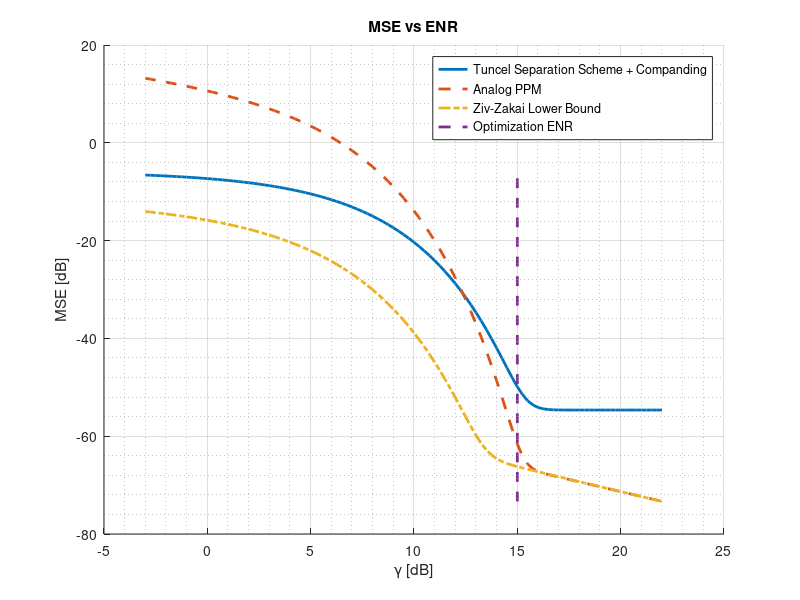
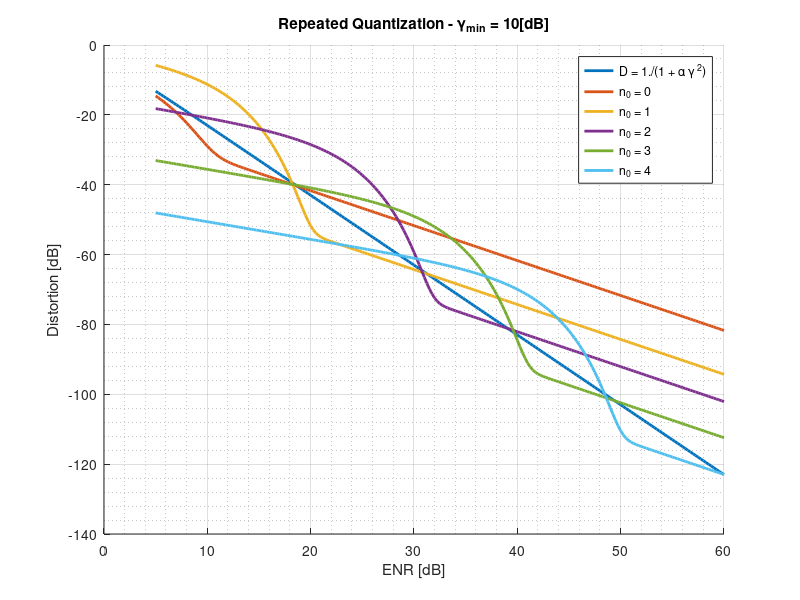
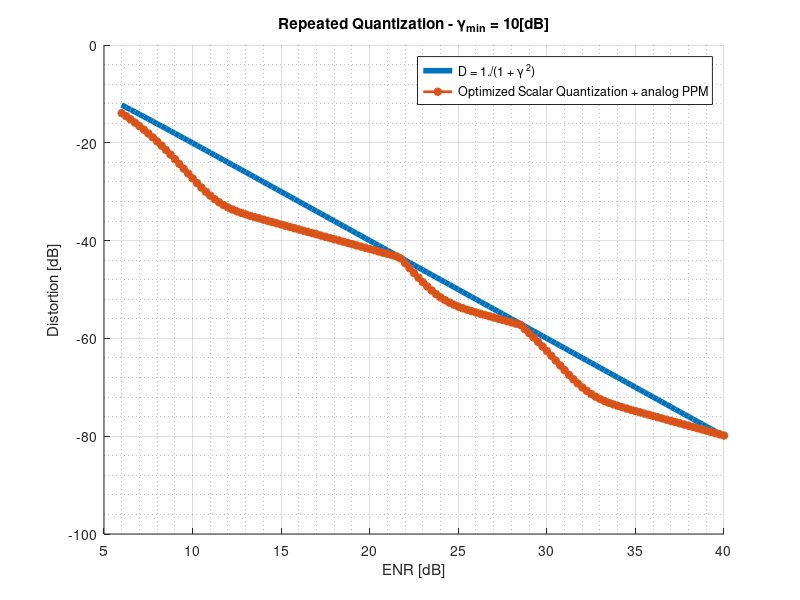

Write the MATLAB code that produced these figures, in order.
% close all;
% clear all; clc;

% Infinite BW JSCC schemes

ENR_min = 15;
ENR_min_lin = 10^(ENR_min/10);
ENR = -3:0.25:22;
ENR_lin = 10.^(ENR/10);

% Analog PPM
c_opt = ((144/pi^2) * sqrt(2*pi*ENR_min_lin)/(1 + 2*ENR_min_lin))^(1/3);
beta = c_opt * exp(ENR_min_lin / 6);
MSE_Anlog = 12./(pi^2 * beta^2 * (1 + 2*ENR_lin)) + (1/6) * ((beta - 1)./sqrt(2*pi*ENR_lin)) .* exp(-ENR_lin / 2);

% Tuncel optimal + compander
beta = 0.1385; c = 0.8281;
dx = 1e-5;
x = -0.5:dx:0.5;
lambda = 1./(6^(1/3) * c^(2/3) * (2*c*(x.^2) + beta).^(1/3));
lambda = lambda/sum(lambda*dx);
int1 = sum(lambda.*(x.^2)*dx);
int2 = sum(dx./(lambda.^2));
MSE_Tuncel = exp(-ENR_lin/3)*(c/6 + 2*c*int1) + int2 * exp(-ENR_min_lin/3)/(12*c^2);

% ZZLB
% dh = 1e-4;
% h = dh:dh:1;
% beta = c_opt * exp(ENR_min_lin / 6);
% ZZLB = beta * dh*sum(h.*(1-h).*qfunc(sqrt(ENR_lin(:).*(1 - sin(2*pi*beta*h)./(2*pi*beta*h)))),2);
dh = 0.5*1e-6;
h = dh:dh:0.5;
beta = c_opt * exp(ENR_min_lin / 6);
ZZLB = 7.9*dh*sum(h.*(0.5-h).*qfunc(sqrt(ENR_lin(:).*(1 - sin(pi*beta*h)./(pi*beta*h)))),2);

figure; hold all
plot(ENR,10*log10(MSE_Tuncel),'-','LineWidth',2)
plot(ENR,10*log10(MSE_Anlog),'--','LineWidth',2)
plot(ENR,10*log10(ZZLB),'-.','LineWidth',2)
plot(ENR_min*ones(size(ENR)),linspace(min(10*log10(ZZLB)),max(10*log10(MSE_Tuncel)),length(ENR)),'--','LineWidth',2)
grid on; grid minor;
xlabel('\gamma [dB]');
ylabel('MSE [dB]');
title('MSE vs ENR');
legend('Tuncel Separation Scheme + Companding','Analog PPM','Ziv-Zakai Lower Bound','Optimization ENR');


%% Calculate number of levels
figure;hold all;
n_0 = 1:1:4;
ENR_min = 10; ENR_min_lin = 10^(ENR_min/10);
ENR = 5:0.25:60; ENR_lin = 10.^(ENR/10);
c_opt = ((72/pi^2) * sqrt(2*pi*ENR_min_lin)/ENR_min_lin)^(1/3);
beta = c_opt * exp(ENR_min_lin / 6);

plot(ENR,10*log10(1./(1 + 2*ENR_lin.^2)),'LineWidth',2); % desired profile
plot(ENR,10*log10((1/12)*((beta - 1)*exp(-ENR_lin/2))./sqrt(2*pi*ENR_lin) + 6./(beta^2*pi^2*ENR_lin)),'LineWidth',2);

currBound = zeros(length(n_0),length(ENR));
for i=1:length(n_0)
    
    if i==1
        curr_ENR = ENR_lin/5; % ENR_lin/((i+1)^3);
    elseif i==2
        curr_ENR = ENR_lin/75;
    elseif i==3
        curr_ENR = ENR_lin/625;
    elseif i==4
        curr_ENR = ENR_lin/5000;
    end
    currBound(i,:) = (beta^(-2*(i-1))) * exp(-curr_ENR/2) .* (beta - 1)./(12*sqrt(2*pi*curr_ENR)) + beta^(-2*i) * (6./(pi^2*beta^2*curr_ENR) + (1/12)*exp(-curr_ENR/2).*(beta - 1)./sqrt(2*pi*curr_ENR));
    plot(ENR,10*log10(currBound(i,:)),'LineWidth',2);
    
end

grid on; grid minor;
xlabel('ENR [dB]');
ylabel('Distortion [dB]');
legend('D = 1./(1 + \alpha \gamma ^2)','n_0 = 0','n_0 = 1','n_0 = 2','n_0 = 3','n_0 = 4');
title('Repeated Quantization - \gamma_{min} = 10[dB]')


figure;hold all;
n_0 = 1:1:4;
ENR_min = 10; ENR_min_lin = 10^(ENR_min/10);
ENR = 6:0.25:40; ENR_lin = 10.^(ENR/10);
c_opt = ((72/pi^2) * sqrt(2*pi*ENR_min_lin)/ENR_min_lin)^(1/3);
beta = c_opt * exp(ENR_min_lin / 6);

plot(ENR,10*log10(1./(1 + ENR_lin.^2)),'-','LineWidth',4); % desired profile

DistortionBound = zeros(size(ENR));
currBound = zeros(length(n_0),length(ENR));

currIdx = find((0 < ENR_lin) & (ENR_lin < pi^2*beta^2 / 6));
currENR = ENR_lin(currIdx);
DistortionBound(currIdx) = (6./(pi^2 * beta^2 * currENR)) + (1/6)*exp(-currENR/2).*(beta-1)./sqrt(2*pi*currENR);

currIdx = find(((pi^2*beta^2 / 6) < ENR_lin) & (ENR_lin < (pi^2*beta^2 / 6)*(beta^2/18)));
probErr = (1/12)*exp(-ENR_lin(currIdx)/2).*(beta-1)./sqrt(2*pi*ENR_lin(currIdx));
currENR = ENR_lin(currIdx)/18;
DistortionBound(currIdx) = probErr + beta^(-2) * (6./(pi^2 * beta^2 * currENR) + (1/6)*exp(-currENR/2).*(beta-1)./sqrt(2*pi*currENR));

currIdx = find((ENR_lin > (pi^2*beta^2 / 6)*(beta^2/18)));
probErr = (1/12)*exp(-ENR_lin(currIdx)/(2*18)).*(beta-1)./sqrt(2*pi*ENR_lin(currIdx)/18);
currENR = ENR_lin(currIdx)/125;
DistortionBound(currIdx) = probErr + beta^(-4) * (6./(pi^2 * beta^2 * currENR) + (1/6)*exp(-currENR/2).*(beta-1)./sqrt(2*pi*currENR));
% end
plot(ENR,10*log10(DistortionBound),'-*','LineWidth',2); % desired profile

grid on; grid minor;
xlabel('ENR [dB]');
ylabel('Distortion [dB]');
legend('D = 1./(1 + \gamma ^2)','Optimized Scalar Quantization + analog PPM');
title('Repeated Quantization - \gamma_{min} = 10[dB]')